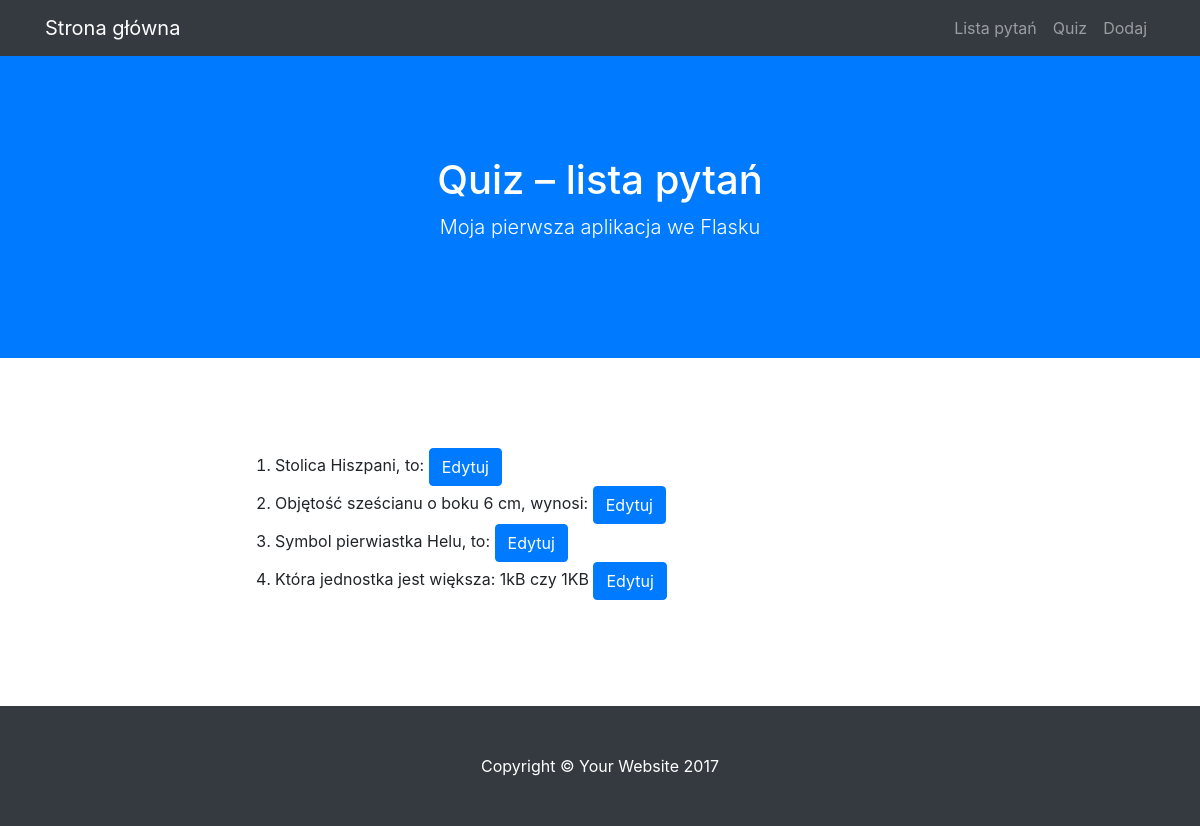
The app's page /lista, older data.
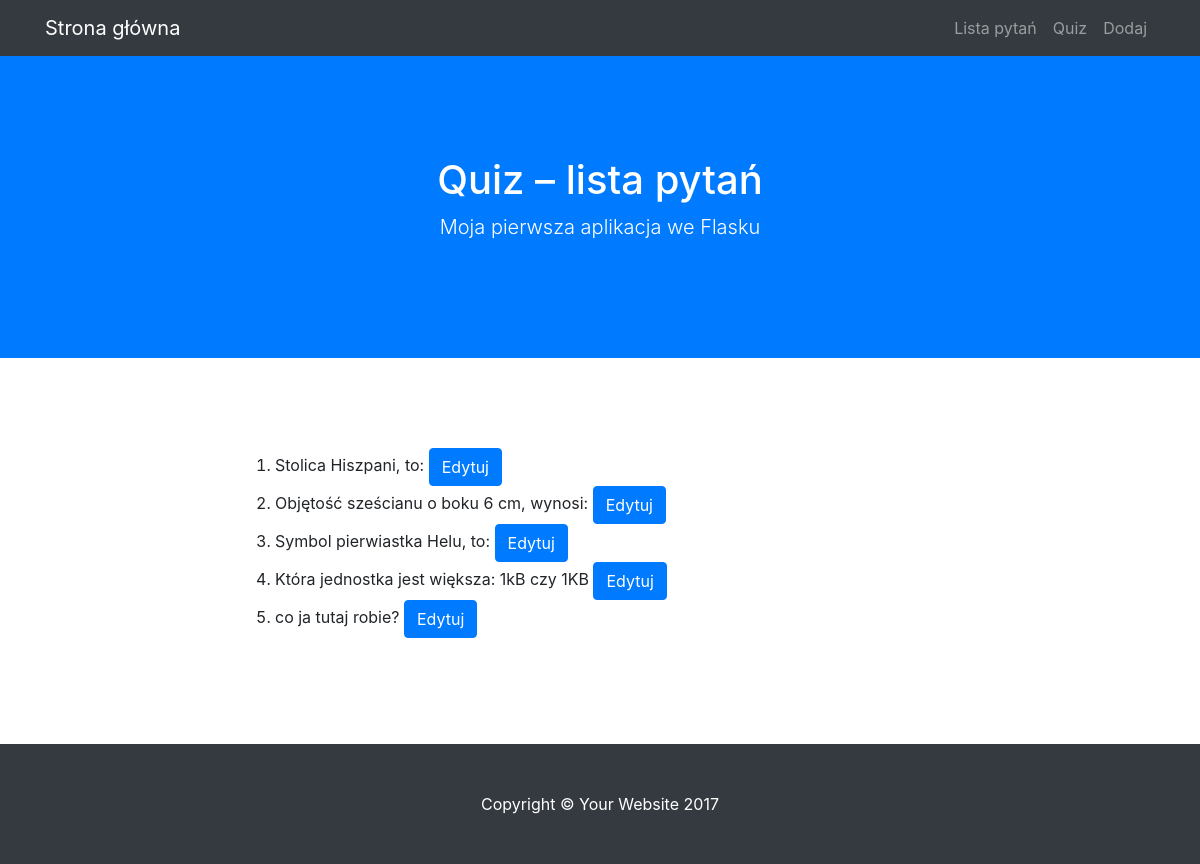
The same page, newer data.
### modele.py (models this page shows)
class BazaModel(Model):
    class Meta:
        database = baza

class Pytanie(BazaModel):
    pytanie = CharField(null=False)
    kategoria = ForeignKeyField(Kategoria, related_name='pytania')

### views.py (the view)
@app.route("/lista")
def lista():
    pytania = Pytanie.select()
    return render_template('lista.html', query = pytania)

### quiz.py (called while the page is built)
@app.before_request
def before_request():
    g.db = baza
    g.db.connect()

@app.after_request
def after_request(response):
    g.db.close()
    return response

### templates/lista.html (shortened to what this page needs)
{% extends "szablon.html" %}
{% block h1 %}Quiz – lista pytań{% endblock %}
{% block tresc %}
<ol>
    {% for p in query %}
    <li>
        {{ p.pytanie }}
        <a href="{{ url_for('edytuj', pid=p.id) }}" class="btn btn-primary">Edytuj</a>
    </li>
    {% endfor %}
</ol>
{% endblock %}

Row changes from the older to the newer data that the page shows:
added Pytanie: pytanie "co ja tutaj robie?"
